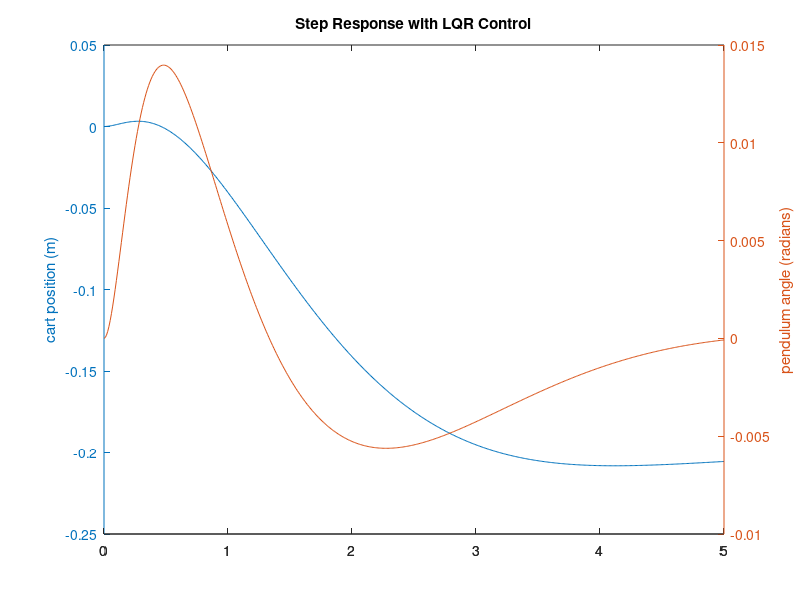

Recreate this plot in MATLAB. (Note: this script raises an error after producing the figure.)
M = 0.5;
m = 0.2;
b = 0.1;
I = 0.006;
g = 9.8;
l = 0.3;

p = I*(M+m)+M*m*l^2; %denominator for the A and B matrices

A = [0      1              0           0;
     0 -(I+m*l^2)*b/p  (m^2*g*l^2)/p   0;
     0      0              0           1;
     0 -(m*l*b)/p       m*g*l*(M+m)/p  0];
B = [     0;
     (I+m*l^2)/p;
          0;
        m*l/p];
C = [1 0 0 0;
     0 0 1 0];
D = [0;
     0];

states = {'x' 'x_dot' 'phi' 'phi_dot'};
inputs = {'u'};
outputs = {'x'; 'phi'};

sys_ss = ss(A,B,C,D,'statename',states,'inputname',inputs,'outputname',outputs);

poles = eig(A)

%%
Q = C'*C;
R = 1;
K = lqr(A,B,Q,R)

Ac = [(A-B*K)];
Bc = [B];
Cc = [C];
Dc = [D];

states = {'x' 'x_dot' 'phi' 'phi_dot'};
inputs = {'r'};
outputs = {'x'; 'phi'};

sys_cl = ss(Ac,Bc,Cc,Dc,'statename',states,'inputname',inputs,'outputname',outputs);

t = 0:0.01:5;
r =0.2*ones(size(t));
[y,t,x]=lsim(sys_cl,r,t);
[AX,H1,H2] = plotyy(t,y(:,1),t,y(:,2),'plot');
set(get(AX(1),'Ylabel'),'String','cart position (m)')
set(get(AX(2),'Ylabel'),'String','pendulum angle (radians)')
title('Step Response with LQR Control')

%%
[K2,X2,info] = lqr_df(A,B,Q,R,zeros(size(Q,1),size(R,1)))
eig(A+B*K2)
% sys = ss(A-B*K2,B,eye(size(A)),0,1);
% step(sys)